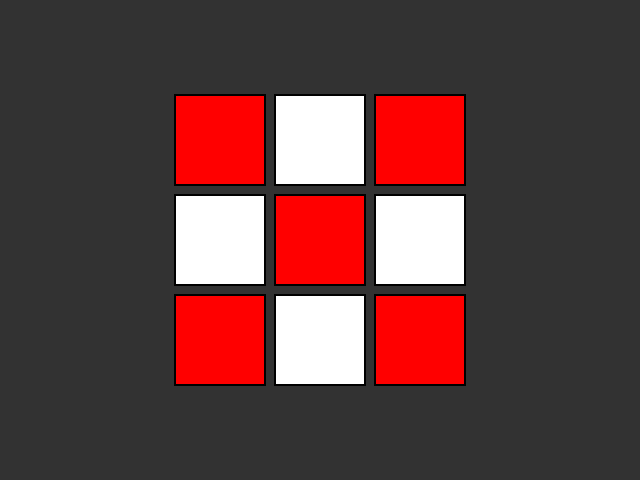
#> input picture test_images/input/checkerboard.ppm, 640 x 480 px
$ python -i facelet_segmenter.py   (imports and definitions only)
#> lines starting #> are read from the running program, lines starting #| are printed output that depends on the picture; after the words box and inside, x2 and y2 are one past the last pixel; in counts of white or black regions, pixels touching at a corner belong together
#> further down, picture is the input picture: shape (480, 640, 3); mean B, G, R 63.3, 63.3, 95.5
"""
Rubik's Cube Face Segmentation Component

Takes an image containing a Rubik's cube face and outputs a 3x3 grid of
segmented 64x64 facelet images as a numpy array.

Output shape: (3, 3, 64, 64, 3)
    - First two dimensions: row, col position in the 3x3 grid
    - Next two dimensions: 64x64 pixel image
    - Last dimension: RGB/BGR color channels

Grid layout:
    [0,0] | [0,1] | [0,2]
    ----------------------
    [1,0] | [1,1] | [1,2]
    ----------------------
    [2,0] | [2,1] | [2,2]
"""

import cv2
import numpy as np
from typing import Optional
from dataclasses import dataclass


@dataclass
class BoundingBox:
    """Represents a bounding box for the cube face region."""
    x: int
    y: int
    width: int
    height: int


class FaceletSegmenter:
    """
    Segments a Rubik's cube face image into a 3x3 grid of facelet images.

    Usage:
        segmenter = FaceletSegmenter(output_size=64)
        facelets = segmenter.segment(image)
        # facelets.shape == (3, 3, 64, 64, 3)
        # Access center facelet: facelets[1, 1]
    """

    def __init__(self, output_size: int = 64):
        """
        Initialize the segmenter.

        Args:
            output_size: Size of output facelet images (default 64x64)
        """
        self.output_size = output_size

    def segment(
        self,
        image: np.ndarray,
        bbox: Optional[BoundingBox] = None
    ) -> np.ndarray:
        """
        Segment a cube face image into a 3x3 grid of facelets.

        Args:
            image: Input image (BGR format from OpenCV or RGB)
            bbox: Optional bounding box for the cube face region.
                  If None, attempts to auto-detect or uses full image.

        Returns:
            numpy array of shape (3, 3, 64, 64, 3)
            - result[row, col] gives the facelet at grid position (row, col)
            - result[0, 0] = top-left, result[1, 1] = center, result[2, 2] = bottom-right
        """
        if bbox is None:
            bbox = self._detect_face_region(image)

        # Extract the face region
        face_region = self._extract_region(image, bbox)

        # Split into 3x3 grid of facelets
        facelets = self._split_into_facelets(face_region)

        return facelets

    def _detect_face_region(self, image: np.ndarray) -> BoundingBox:
        """
        Attempt to auto-detect the cube face region in the image.

        This implementation tries to find the largest square-like contour.
        Falls back to using the largest centered square that fits.

        Args:
            image: Input image

        Returns:
            BoundingBox for the detected face region
        """
        height, width = image.shape[:2]
#> height = 480; width = 640

        # Convert to grayscale for edge detection
        if len(image.shape) == 3:
            gray = cv2.cvtColor(image, cv2.COLOR_BGR2GRAY)
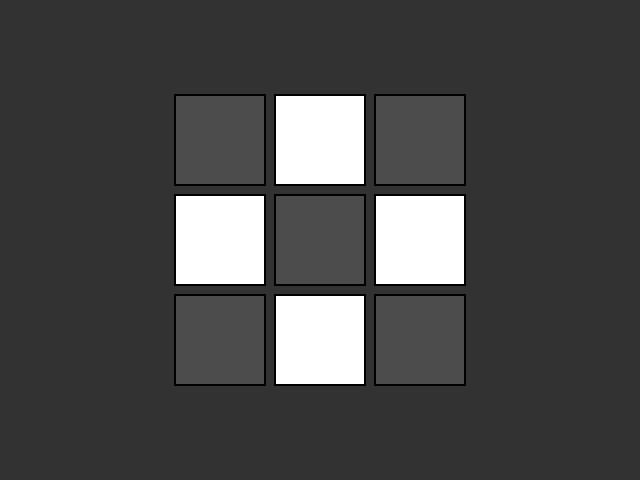
#> gray: shape (480, 640); min 0, max 255, mean 72.9
        else:
            gray = image

        # Apply Gaussian blur to reduce noise
        blurred = cv2.GaussianBlur(gray, (5, 5), 0)

        # Edge detection
        edges = cv2.Canny(blurred, 50, 150)
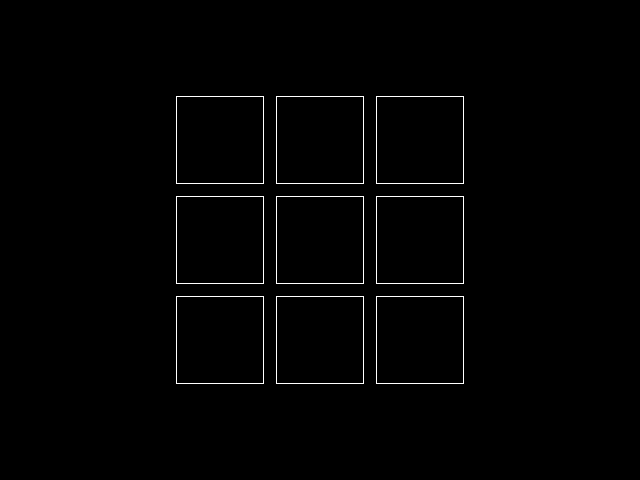
#> edges: shape (480, 640); 1% white in thin lines or dots, all inside (x1, y1, x2, y2) = (176, 96, 464, 384)

        # Dilate edges to connect nearby lines
        kernel = np.ones((3, 3), np.uint8)
        edges = cv2.dilate(edges, kernel, iterations=2)
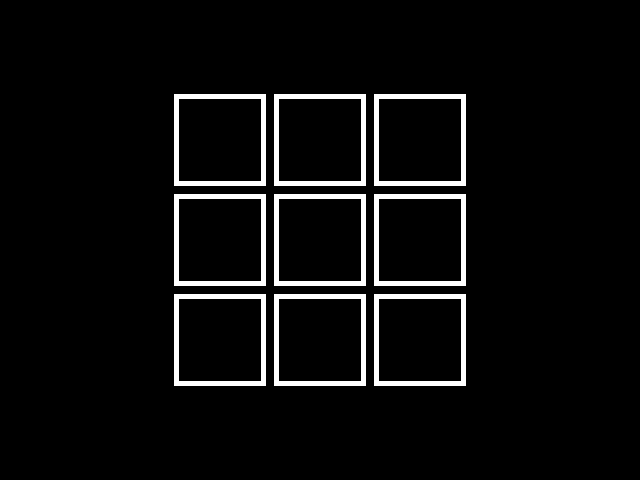
#> edges: shape (480, 640); 5.1% white; 9 white regions

        # Find contours
        contours, _ = cv2.findContours(edges, cv2.RETR_EXTERNAL, cv2.CHAIN_APPROX_SIMPLE)
#> contours = 9 contours; largest, box (x1, y1, x2, y2) and area: (374, 294, 466, 386) 8281, (274, 294, 366, 386) 8281, (174, 294, 266, 386) 8281, (374, 194, 466, 286) 8281, (274, 194, 366, 286) 8281

        best_bbox = None
        best_score = 0

        for contour in contours:
            # Approximate the contour to a polygon
            epsilon = 0.02 * cv2.arcLength(contour, True)
            approx = cv2.approxPolyDP(contour, epsilon, True)

            # Look for quadrilaterals (4 corners)
            if len(approx) == 4:
                x, y, w, h = cv2.boundingRect(approx)

                # Score based on size and squareness
                area = w * h
                squareness = min(w, h) / max(w, h) if max(w, h) > 0 else 0

                # Prefer larger, more square regions
                score = area * squareness

                if score > best_score and squareness > 0.7:
                    best_score = score
                    best_bbox = BoundingBox(x, y, w, h)
#> this loop made 9 passes
#> (approx, x, y, best_score) on pass 1: ([[374, 294], [374, 385], [465, 385], [465, 294]], 374, 294, 8464)
#> (approx, x, y) on passes 2 to 7: ([[274, 294], [274, 385], [365, 385], [365, 294]], 274, 294), ([[174, 294], [174, 385], [265, 385], [265, 294]], 174, 294), ([[374, 194], [374, 285], [465, 285], [465, 194]], 374, 194), ([[274, 194], [274, 285], [365, 285], [365, 194]], 274, 194), ([[174, 194], [174, 285], [265, 285], [265, 194]], 174, 194), ([[374, 94], [374, 185], [465, 185], [465, 94]], 374, 94)
#> after the loop, best_score = 8464

        # Fallback: use centered square region
        if best_bbox is None:
            # Use the largest centered square that fits
            size = min(width, height)
            margin = int(size * 0.1)  # 10% margin
            size -= 2 * margin

            x = (width - size) // 2
            y = (height - size) // 2
            best_bbox = BoundingBox(x, y, size, size)

        return best_bbox

    def _extract_region(self, image: np.ndarray, bbox: BoundingBox) -> np.ndarray:
        """
        Extract and square-crop the face region from the image.

        Args:
            image: Input image
            bbox: Bounding box for extraction

        Returns:
            Extracted region as numpy array
        """
        x, y, w, h = bbox.x, bbox.y, bbox.width, bbox.height

        # Ensure bounds are within image
        height, width = image.shape[:2]
#> height = 480; width = 640
        x = max(0, min(x, width - 1))
#> x = 374
        y = max(0, min(y, height - 1))
#> y = 294
        w = min(w, width - x)
#> w = 92
        h = min(h, height - y)
#> h = 92

        # Extract the region
        region = image[y:y+h, x:x+w]
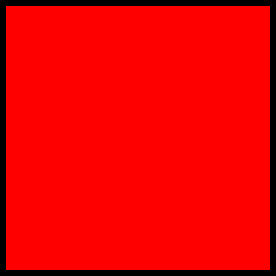
#> region: shape (92, 92, 3) (shown 3 times larger); mean B, G, R 0, 0, 233.3

        # Make it square by cropping to the smaller dimension
        min_dim = min(region.shape[0], region.shape[1])
#> min_dim = 92

        # Center crop to square
        start_y = (region.shape[0] - min_dim) // 2
#> start_y = 0
        start_x = (region.shape[1] - min_dim) // 2
#> start_x = 0

        square_region = region[start_y:start_y+min_dim, start_x:start_x+min_dim]

        return square_region

    def _split_into_facelets(self, face_region: np.ndarray) -> np.ndarray:
        """
        Split the square face region into a 3x3 grid of facelets.

        Args:
            face_region: Square image of the cube face

        Returns:
            numpy array of shape (3, 3, output_size, output_size, 3)
        """
        height, width = face_region.shape[:2]
#> height = 92; width = 92
        channels = face_region.shape[2] if len(face_region.shape) == 3 else 1
#> channels = 3

        # Calculate facelet dimensions
        facelet_h = height // 3
#> facelet_h = 30
        facelet_w = width // 3

        # Pre-allocate output array
        facelets = np.zeros(
            (3, 3, self.output_size, self.output_size, channels),
            dtype=face_region.dtype
        )

        # Extract and resize each facelet
        for row in range(3):
            for col in range(3):
                y_start = row * facelet_h
                y_end = (row + 1) * facelet_h if row < 2 else height
                x_start = col * facelet_w
                x_end = (col + 1) * facelet_w if col < 2 else width

                facelet = face_region[y_start:y_end, x_start:x_end]

                # Resize to output size
                resized = cv2.resize(
                    facelet,
                    (self.output_size, self.output_size),
                    interpolation=cv2.INTER_AREA
                )

                facelets[row, col] = resized
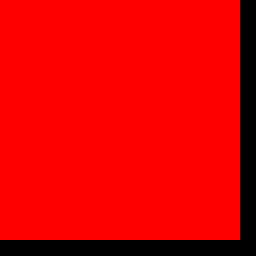
#> facelet: shape (32, 32, 3) (shown 8 times larger); mean B, G, R 0, 0, 224.1

        return facelets

    # [69 lines left out: functions segment_from_file, save_facelets, segment_cube_face, not called in this run]

>>> import cv2
>>> picture = cv2.imread('test_images/input/checkerboard.ppm')
>>> result = FaceletSegmenter().segment(picture)

$ run again, on test_images/input/scrambled_1.ppm
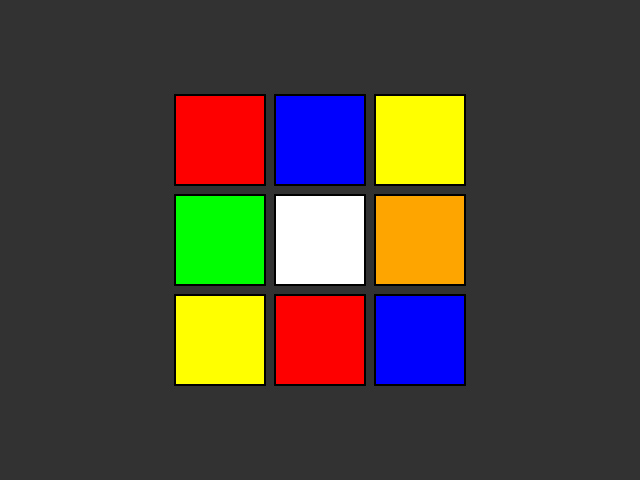
#> input picture test_images/input/scrambled_1.ppm, 640 x 480 px
#> picture is the input picture: shape (480, 640, 3); mean B, G, R 56.9, 67.5, 76.2
#> in _detect_face_region, `edges = cv2.dilate(edges, kernel, iterations=2)`:
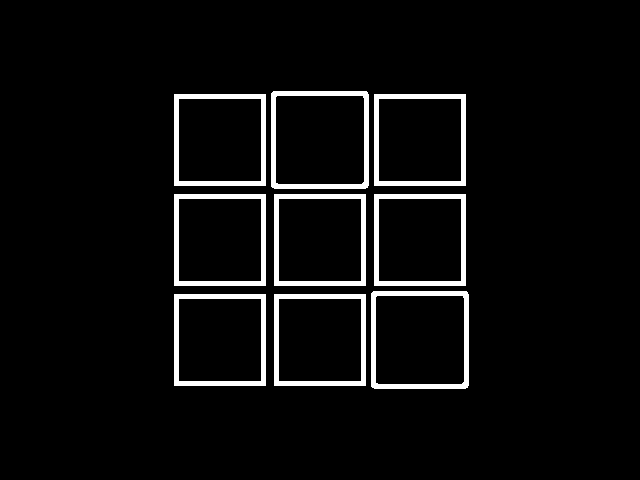
#> edges: shape (480, 640); 5.2% white; 9 white regions
#> contours = 9 contours; largest, box (x1, y1, x2, y2) and area: (371, 291, 469, 389) 9397, (271, 91, 369, 189) 9397, (274, 294, 366, 386) 8281, (174, 294, 266, 386) 8281, (374, 194, 466, 286) 8281
#> the loop in _detect_face_region, `for contour in contours:` made 9 passes
#> (epsilon, approx, x, y, w, h, area, score) on passes 1, 3: (7.28, [[274, 294], [274, 385], [365, 385], [365, 294]], 274, 294, 92, 92, 8464, 8464), (7.67, [[373, 291], [371, 386], [467, 387], [467, 292]], 371, 291, 97, 97, 9409, 9409)
#> after the loop in _detect_face_region, `for contour in contours:`: best_score = 9409
#> after the loop in _split_into_facelets, `for row in range(3):`:
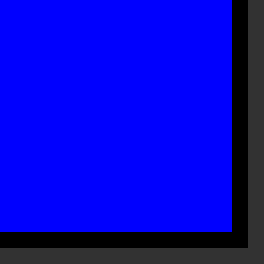
#> facelet: shape (33, 33, 3) (shown 8 times larger); mean B, G, R 202.8, 5.9, 5.9
